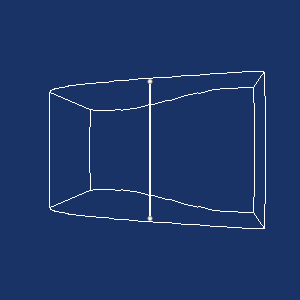

The script that drew this image:
#!/usr/bin/env python
# Demonstrate vtkLineWidget seeding streamlines on PLOT3D data with ribbon visualization.

import os

import vtkmodules.vtkInteractionStyle  # noqa: F401
import vtkmodules.vtkRenderingFreeType  # noqa: F401
import vtkmodules.vtkRenderingOpenGL2  # noqa: F401

from vtkmodules.vtkCommonDataModel import vtkPolyData
from vtkmodules.vtkCommonMath import vtkRungeKutta4
from vtkmodules.vtkFiltersCore import vtkStructuredGridOutlineFilter
from vtkmodules.vtkFiltersFlowPaths import vtkStreamTracer
from vtkmodules.vtkFiltersModeling import vtkRibbonFilter
from vtkmodules.vtkIOParallel import vtkMultiBlockPLOT3DReader
from vtkmodules.vtkInteractionWidgets import vtkLineWidget
from vtkmodules.vtkRenderingCore import (
    vtkActor,
    vtkPolyDataMapper,
    vtkRenderWindow,
    vtkRenderWindowInteractor,
    vtkRenderer,
)

# Source: PLOT3D data
data_dir = os.environ.get("VPE_DATA_DIR", os.path.dirname(os.path.abspath(__file__)))

plot3d_reader = vtkMultiBlockPLOT3DReader()
plot3d_reader.SetXYZFileName(os.path.join(data_dir, "combxyz.bin"))
plot3d_reader.SetQFileName(os.path.join(data_dir, "combq.bin"))
plot3d_reader.SetScalarFunctionNumber(100)
plot3d_reader.SetVectorFunctionNumber(202)
plot3d_reader.Update()
plot3d_block0 = plot3d_reader.GetOutput().GetBlock(0)

seeds = vtkPolyData()

# Filters
integrator = vtkRungeKutta4()

streamer = vtkStreamTracer()
streamer.SetInputData(plot3d_block0)
streamer.SetSourceData(seeds)
streamer.SetMaximumPropagation(100)
streamer.SetInitialIntegrationStep(0.2)
streamer.SetIntegrationDirectionToForward()
streamer.SetComputeVorticity(True)
streamer.SetIntegrator(integrator)

ribbon_filter = vtkRibbonFilter()
ribbon_filter.SetInputConnection(streamer.GetOutputPort())
ribbon_filter.SetInputArrayToProcess(1, 0, 0, 0, "Normals")
ribbon_filter.SetWidth(0.1)
ribbon_filter.SetWidthFactor(5)

outline = vtkStructuredGridOutlineFilter()
outline.SetInputData(plot3d_block0)

# Mapper + Actor
stream_mapper = vtkPolyDataMapper()
stream_mapper.SetInputConnection(ribbon_filter.GetOutputPort())
scalar_range = plot3d_block0.GetScalarRange()
stream_mapper.SetScalarRange(scalar_range[0], scalar_range[1])

streamline_actor = vtkActor()
streamline_actor.SetMapper(stream_mapper)
streamline_actor.VisibilityOff()

outline_mapper = vtkPolyDataMapper()
outline_mapper.SetInputConnection(outline.GetOutputPort())

outline_actor = vtkActor()
outline_actor.SetMapper(outline_mapper)

# Renderer
renderer = vtkRenderer()
renderer.AddActor(streamline_actor)
renderer.AddActor(outline_actor)
renderer.SetBackground(0.1, 0.2, 0.4)

# Render window
render_window = vtkRenderWindow()
render_window.AddRenderer(renderer)
render_window.SetWindowName("line widget")
render_window.SetMultiSamples(0)
render_window.SetSize(300, 300)

# Interactor
interactor = vtkRenderWindowInteractor()
interactor.SetRenderWindow(render_window)


# Callback updates seed points and makes streamline visible
def line_callback(caller, event_string):
    caller.GetPolyData(seeds)
    streamline_actor.VisibilityOn()


# Widget
line_widget = vtkLineWidget()
line_widget.SetInteractor(interactor)
line_widget.SetInputData(plot3d_block0)
line_widget.SetAlignToYAxis()
line_widget.PlaceWidget()
line_widget.GetPolyData(seeds)
line_widget.AddObserver("InteractionEvent", line_callback)
line_widget.On()

# Scene
renderer.ResetCamera()

interactor.Initialize()
interactor.Start()
